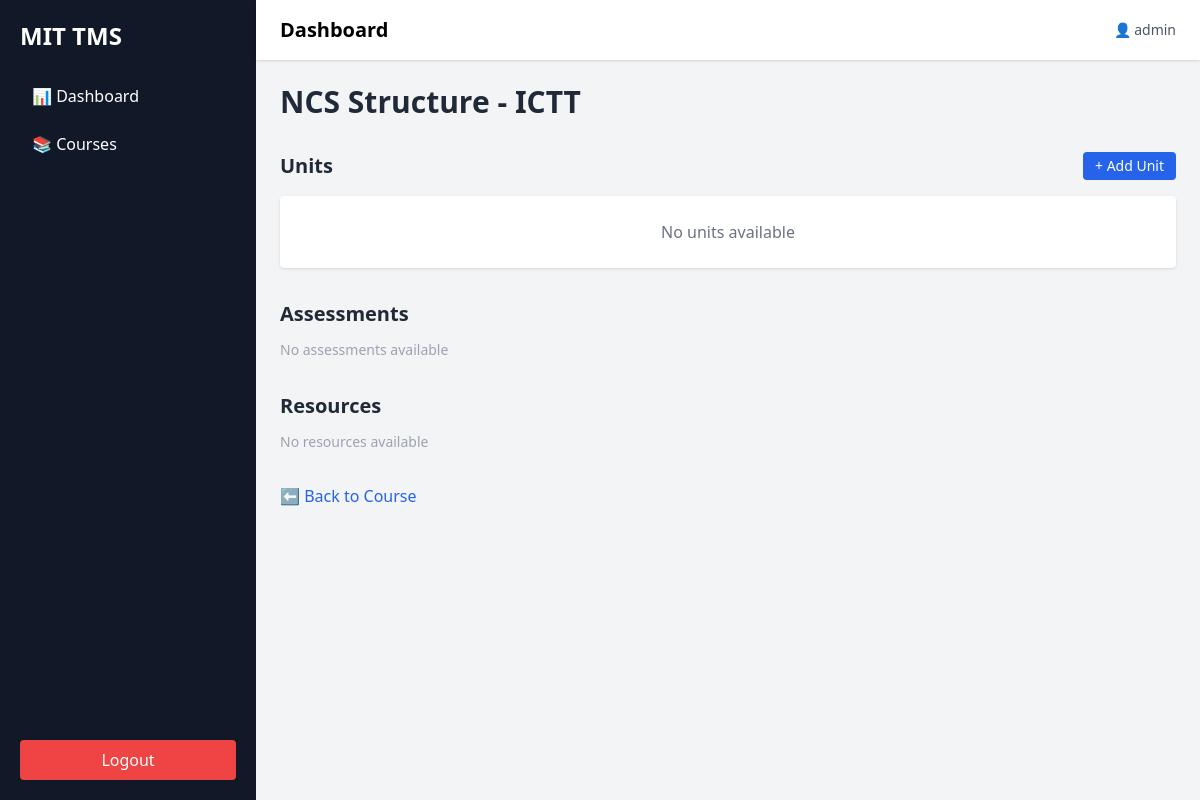
Before: /app/courses/courses/1/ncs/ (signed in) with the older database file.
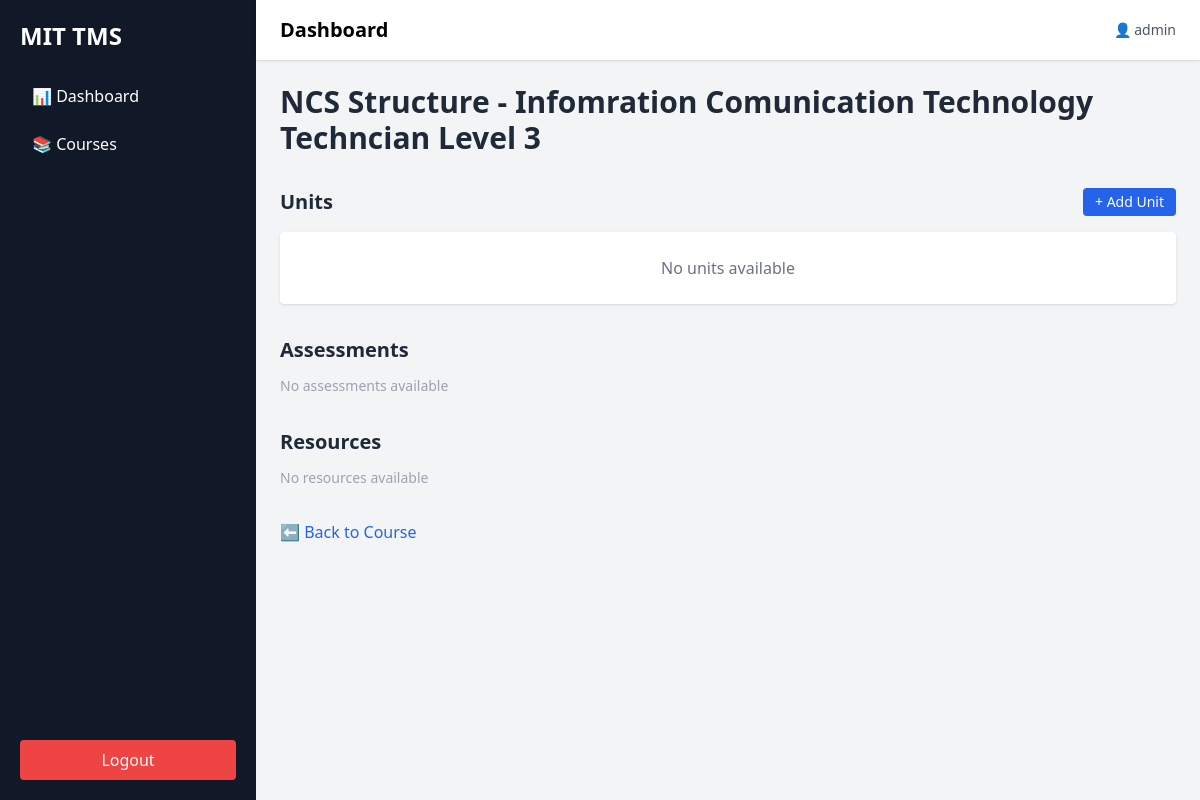
After: the same page with the newer database file.
### apps/courses/models.py (models this page shows, shortened)
class Course(models.Model):
    LEVEL_CHOICES = [
        ('BEGINNER', 'Beginner'),
        ('INTERMEDIATE', 'Intermediate'),
        ('ADVANCED', 'Advanced'),
    ]
    title = models.CharField(max_length=255)
    code = models.CharField(max_length=20, unique=True)
    description = models.TextField()
    duration_months = models.FloatField(default=0)
    theory_hours = models.FloatField(default=0)
    practical_hours = models.FloatField(default=0)
    industry_training_hours = models.FloatField(default=0)
    course_fee = models.DecimalField(
        max_digits=10,
        decimal_places=2,
        null=True,
        blank=True
    )
    level = models.CharField(max_length=20, choices=LEVEL_CHOICES)
    nvq_level = models.IntegerField(null=True, blank=True)
    qualification_code = models.CharField(max_length=50, blank=True)
    prerequisite = models.TextField(blank=True)
    learning_outcomes = models.TextField(blank=True)
    created_at = models.DateTimeField(auto_now_add=True)
    updated_at = models.DateTimeField(auto_now=True)

### apps/courses/views.py (the view)
# urls.py: path('courses/<int:pk>/ncs/', CourseNCSView.as_view(), name='course_ncs'),
class CourseNCSView(LoginRequiredMixin, DetailView):
    model = Course
    template_name = "courses/course_ncs.html"
    context_object_name = "course"

### templates/courses/course_ncs.html (shortened to what the changed rows need)
{% extends 'base.html' %}
{% block content %}
<div class="max-w-6xl mx-auto space-y-8">
    <div>
        <h2 class="text-3xl font-bold text-gray-800">
            NCS Structure - {{ course.title }}
        </h2>
    </div>
</div>
{% endblock %}

Changed rows visible on the page:
changed Course: title "ICTT" → "Infomration Comunication Technology Techncian Level 3"
